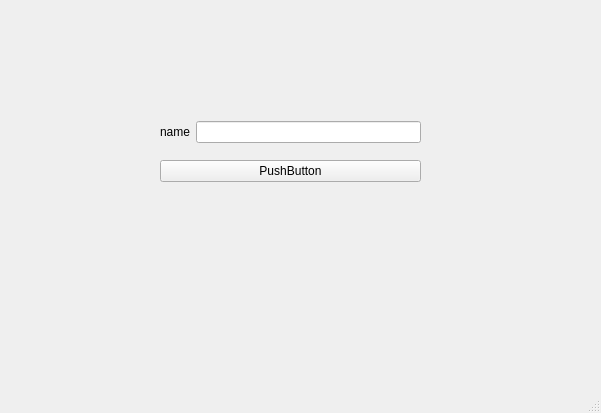
<?xml version="1.0" encoding="UTF-8"?>
<ui version="4.0">
 <class>MainWindow</class>
 <widget class="QMainWindow" name="MainWindow">
  <property name="geometry">
   <rect>
    <x>0</x>
    <y>0</y>
    <width>601</width>
    <height>413</height>
   </rect>
  </property>
  <property name="windowTitle">
   <string>MainWindow</string>
  </property>
  <widget class="QWidget" name="centralwidget">
   <widget class="QWidget" name="">
    <property name="geometry">
     <rect>
      <x>160</x>
      <y>110</y>
      <width>261</width>
      <height>84</height>
     </rect>
    </property>
    <layout class="QVBoxLayout" name="verticalLayout">
     <item>
      <layout class="QHBoxLayout" name="horizontalLayout">
       <item>
        <widget class="QLabel" name="label">
         <property name="text">
          <string>name</string>
         </property>
        </widget>
       </item>
       <item>
        <widget class="QLineEdit" name="lineEdit"/>
       </item>
      </layout>
     </item>
     <item>
      <widget class="QPushButton" name="pushButton">
       <property name="text">
        <string>PushButton</string>
       </property>
      </widget>
     </item>
    </layout>
   </widget>
  </widget>
  <widget class="QMenuBar" name="menubar">
   <property name="geometry">
    <rect>
     <x>0</x>
     <y>0</y>
     <width>601</width>
     <height>33</height>
    </rect>
   </property>
  </widget>
  <widget class="QStatusBar" name="statusbar"/>
 </widget>
 <resources/>
 <connections/>
</ui>
